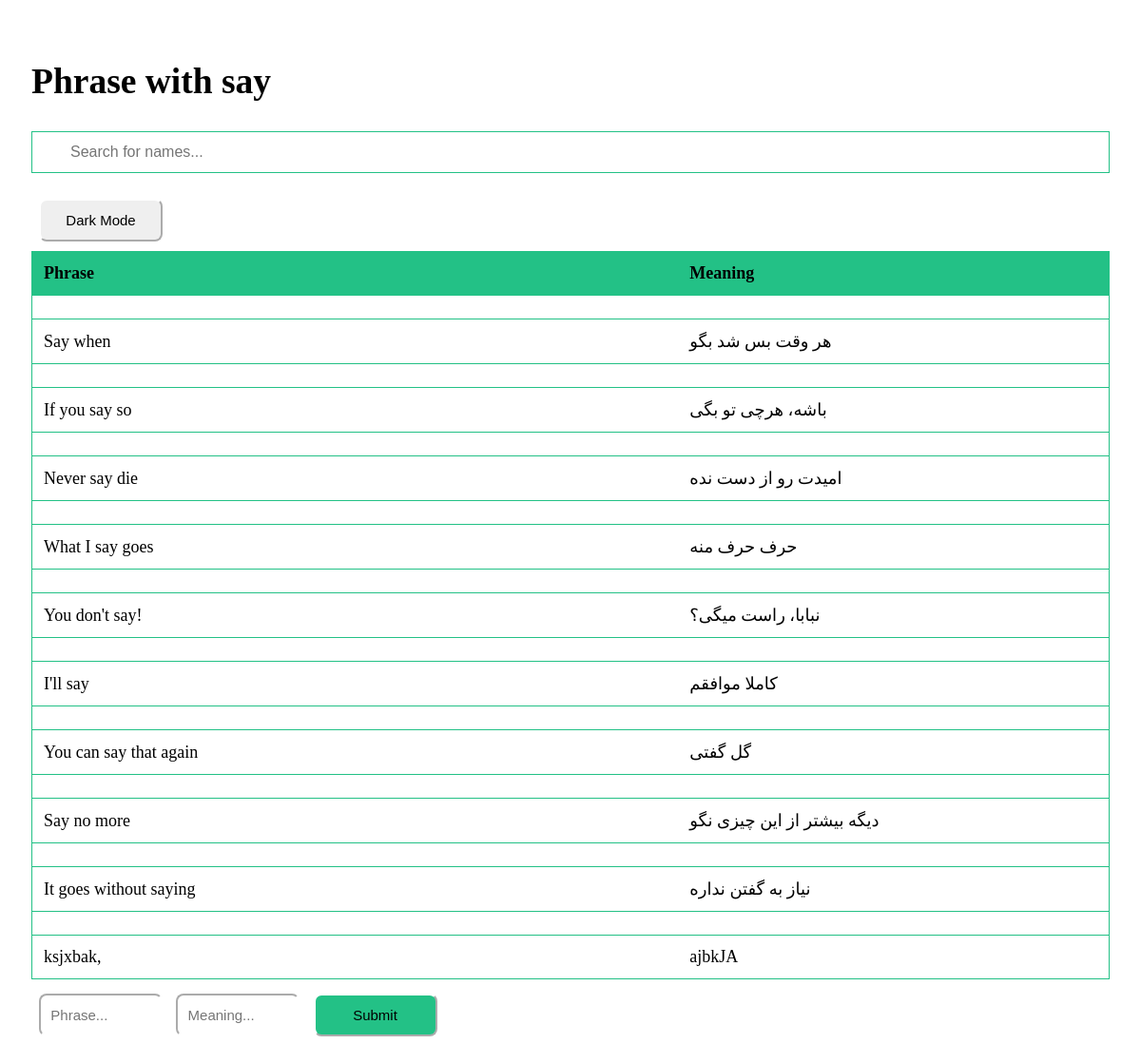
Screenshot of /phrases_say with the database file from the repository.
### PracticeEnglish/models.py (models this page shows, shortened)
class phrase_say(models.Model):
    phrase = models.CharField(max_length=30)
    meaning = models.CharField(max_length=30)

### PracticeEnglish/views.py (the view)
# urls.py: path('phrases_say' , views.phrases_say, name= 'phrases_say'),
def phrases_say(request):
    if request.method == "POST":
        form = request.POST
        phrase_say.objects.create(phrase = form["phrase"],meaning = form["meaning"])
    context ={
        'phrases_say' : phrase_say.objects.all()
    }
    return render(request, 'PracticeEnglish/phrases_say.html', context)

### PracticeEnglish/templates/PracticeEnglish/phrases_say.html (shortened to what this page needs)
<!DOCTYPE html>
<html>
<head>
  <link rel="stylesheet" href="https://cdnjs.cloudflare.com/ajax/libs/font-awesome/4.7.0/css/font-awesome.min.css">
</head>
<body>
<h2 style="width:40%; font-family:verdana">Phrase with say</h2>
<input type="text" id="myInput" onkeyup="myFunction()" placeholder="Search for names..." title="Type in a name">
<table id="myTable">
  <tr class="header">
    <th style="width:60%; font-family:verdana">Phrase</th>
    <th style="width:40%; font-family:verdana">Meaning</th>
  </tr>
  <tbody>
    {% for phrase_say in phrases_say %}
    <th scope="row"></th>
    <tr>
    <td>
        {{ phrase_say.phrase }}
    </td>
    <td>
        {{ phrase_say.meaning }}
    </td>
    </tr>
    {% endfor %}
    <button onclick="myFunction2()" style="width:130px; height: 45px; margin-bottom: 10px; margin-left: 8px;margin-top: 15px; border-radius: 8px; font-size: 15px; border-color: white;"><div id="myDIV">Dark Mode</div></button>
 </tbody>
</table>
<form action="/phrases_say" method="post">{% csrf_token %}
  <input type="text" name="phrase" id="phrase" placeholder="  Phrase..." style="width:130px; height: 45px; margin-bottom: 10px; margin-left: 8px;margin-top: 15px; border-radius: 8px; font-size: 15px; border-color: white;">
  <input type="text" name="meaning" id="meaning" placeholder="  Meaning..." style="width:130px; height: 45px; margin-bottom: 10px; margin-left: 8px;margin-top: 15px; border-radius: 8px; font-size: 15px; border-color: white; " >
  <input type="submit"style="width:130px; height: 45px; margin-bottom: 10px; margin-left: 8px; margin-top: 15px; background-color: #23c186; border-radius: 8px; font-size: 15px; border-color: white;">
</form>
</body>
</html>

### PracticeEnglish/templates/PracticeEnglish/phrases_say.html (style rules this page uses)
* { box-sizing: border-box; }
#myInput { background-image: url('/css/searchicon.png'); background-position: 10px 10px; background-repeat: no-repeat; width: 100%; font-size: 16px; padding: 12px 20px 12px 40px; border: 1px solid #23c186; margin-bottom: 12px; }
#myTable { border-collapse: collapse; width: 100%; border: 1px solid #23c186; font-size: 18px; }
#myTable th, #myTable td { text-align: left; padding: 12px; }
#myTable tr { border-bottom: 1px solid #23c186; }
#myTable tr.header, #myTable tr:hover { background-color: #23c186; }
body { padding: 25px; background-color: white; color: black; font-size: 25px; }

### rows the page displays
phrase_say: phrase "Say when", meaning "هر وقت بس شد بگو"
phrase_say: phrase "If you say so", meaning "باشه، هرچی تو بگی"
phrase_say: phrase "Never say die", meaning "امیدت رو از دست نده"
phrase_say: phrase "What I say goes", meaning "حرف حرف منه"
phrase_say: phrase "You don't say!", meaning "نبابا، راست میگی؟"
phrase_say: phrase "I'll say", meaning "کاملا موافقم"
phrase_say: phrase "You can say that again", meaning "گل گفتی"
phrase_say: phrase "Say no more", meaning "دیگه بیشتر از این چیزی نگو"
phrase_say: phrase "It goes without saying", meaning "نیاز به گفتن نداره"
phrase_say: phrase "ksjxbak,", meaning "ajbkJA"
